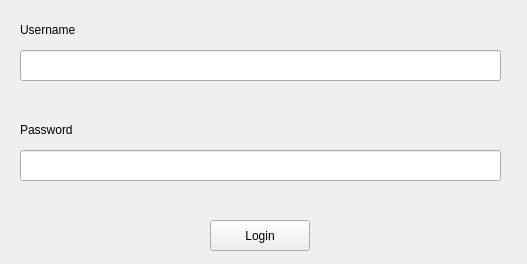
<?xml version="1.0" encoding="UTF-8"?>
<ui version="4.0">
 <class>login_window</class>
 <widget class="QWidget" name="login_window">
  <property name="geometry">
   <rect>
    <x>0</x>
    <y>0</y>
    <width>527</width>
    <height>264</height>
   </rect>
  </property>
  <property name="windowTitle">
   <string>Login</string>
  </property>
  <widget class="QLineEdit" name="login_line_2">
   <property name="geometry">
    <rect>
     <x>20</x>
     <y>150</y>
     <width>481</width>
     <height>31</height>
    </rect>
   </property>
  </widget>
  <widget class="QLabel" name="login_label_2">
   <property name="geometry">
    <rect>
     <x>20</x>
     <y>120</y>
     <width>81</width>
     <height>19</height>
    </rect>
   </property>
   <property name="text">
    <string>Password</string>
   </property>
  </widget>
  <widget class="QLineEdit" name="login_line_1">
   <property name="geometry">
    <rect>
     <x>20</x>
     <y>50</y>
     <width>481</width>
     <height>31</height>
    </rect>
   </property>
  </widget>
  <widget class="QLabel" name="login_label_1">
   <property name="geometry">
    <rect>
     <x>20</x>
     <y>20</y>
     <width>81</width>
     <height>19</height>
    </rect>
   </property>
   <property name="text">
    <string>Username</string>
   </property>
  </widget>
  <widget class="QPushButton" name="login_button_1">
   <property name="geometry">
    <rect>
     <x>210</x>
     <y>220</y>
     <width>100</width>
     <height>31</height>
    </rect>
   </property>
   <property name="text">
    <string>Login</string>
   </property>
  </widget>
 </widget>
 <resources/>
 <connections/>
</ui>
